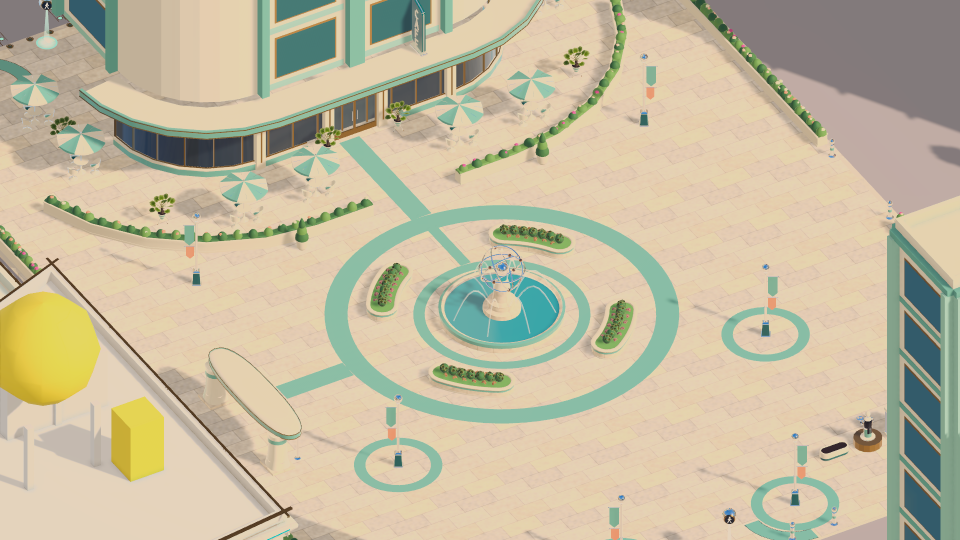
#> input picture briefs/008/perf/pass2/warmth/honest/editor-old-home.png, 1920 x 1080 px, found by its file name (shown at 1/2 size); the run also reads 2 pictures not shown here
$ python sheet.py editor-new-home.png
#> lines starting #> are read from the running program, lines starting #| are printed output that depends on the picture
# old Editor | new Editor | player: the home frame at half size, and the sun paving crop (500,560)-(800,700) at 2x, labelled.
import sys
from PIL import Image, ImageDraw
d = sys.argv[1]
names = [("editor-old-home.png", "old Editor (ARGB32, MSAA 4: clipped)"), ("editor-new-home.png", "new Editor (ARGBHalf + sRGB blit)"), ("player-home.png", "player (backbuffer)")]
ims = [Image.open(f"{d}/{n}").convert("RGB") for n, _ in names]
#> ims = 3 items
W, H = 960, 540; cw, ch = 600, 280
sheet = Image.new("RGB", (W * 3, 36 + H + 36 + ch), (24, 28, 30))
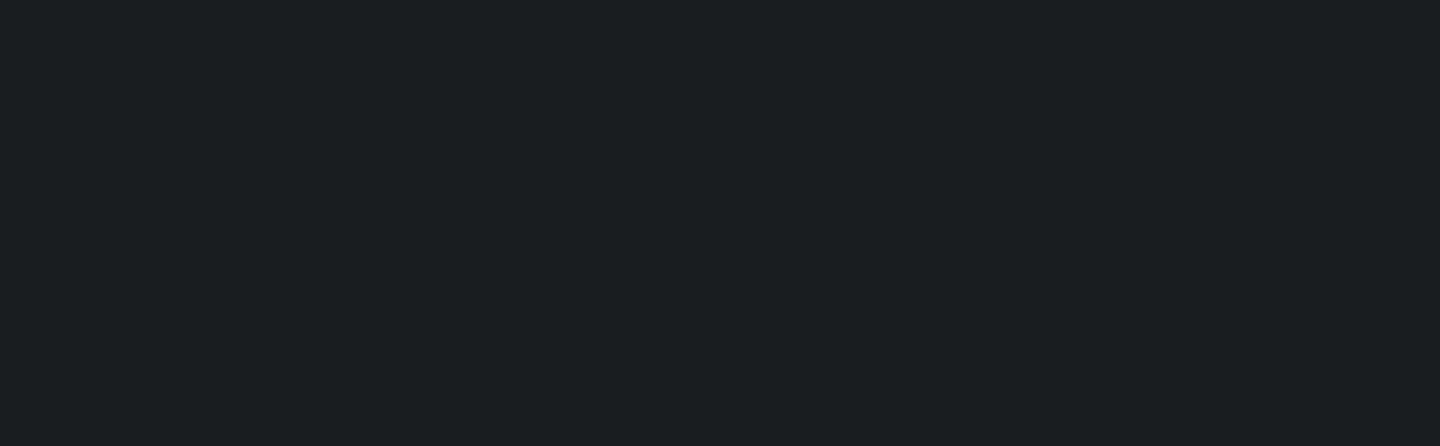
#> sheet: PIL image 2880x892 RGB (shown at 1/2 size); mean R, G, B 24, 28, 30
dr = ImageDraw.Draw(sheet)
for i, (im, (_, label)) in enumerate(zip(ims, names)):
    sheet.paste(im.resize((W, H), Image.LANCZOS), (i * W, 36))
    sheet.paste(im.crop((500, 560, 800, 700)).resize((cw, ch), Image.NEAREST), (i * W + (W - cw) // 2, 36 + H + 36))
    dr.text((i * W + 12, 10), label, fill=(240, 236, 226))
    dr.text((i * W + 12, 36 + H + 10), "sun paving (500,560)-(800,700), 2x", fill=(200, 200, 200))
#> this loop made 3 passes
#> label on passes 1 to 3: 'old Editor (ARGB32, MSAA 4: clipped)', 'new Editor (ARGBHalf + sRGB blit)', 'player (backbuffer)'
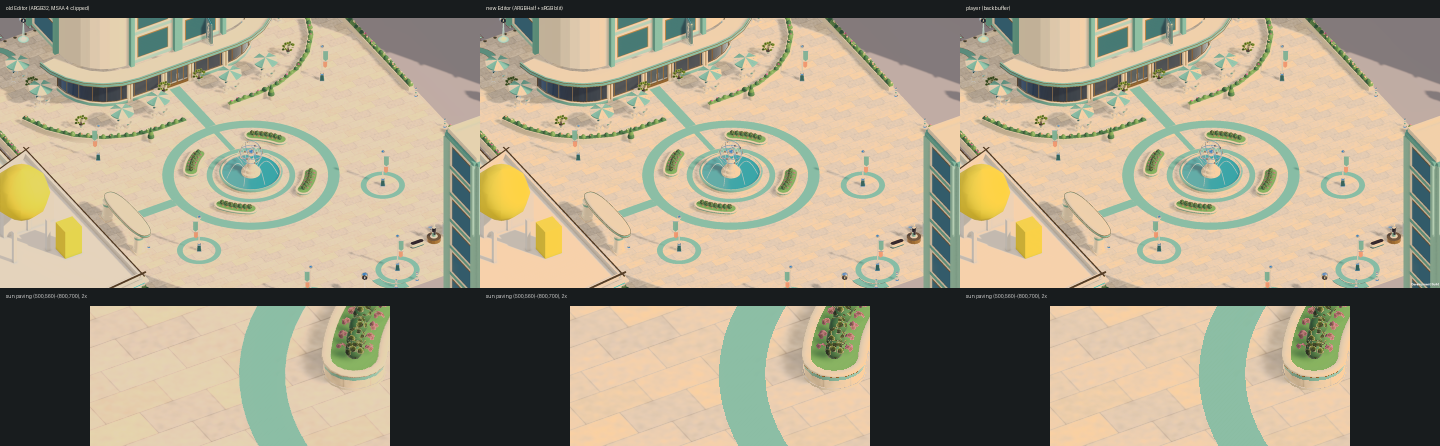
#> sheet: PIL image 2880x892 RGB (shown at 1/2 size); mean R, G, B 166.7, 157.4, 134.1
sheet.save(f"{d}/old-new-player.jpg", quality=90)
